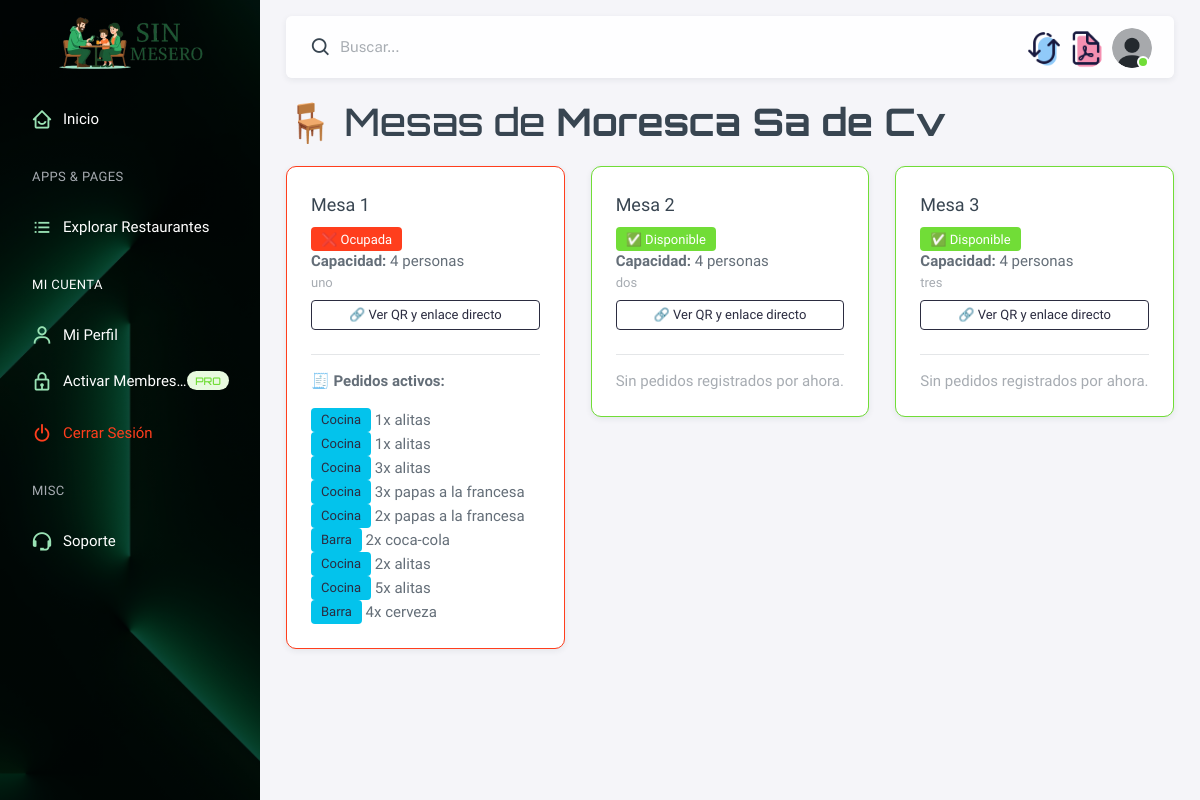
The page /restaurantes/socio/restaurante/1/mesas/ (signed in) on the database as committed earlier.
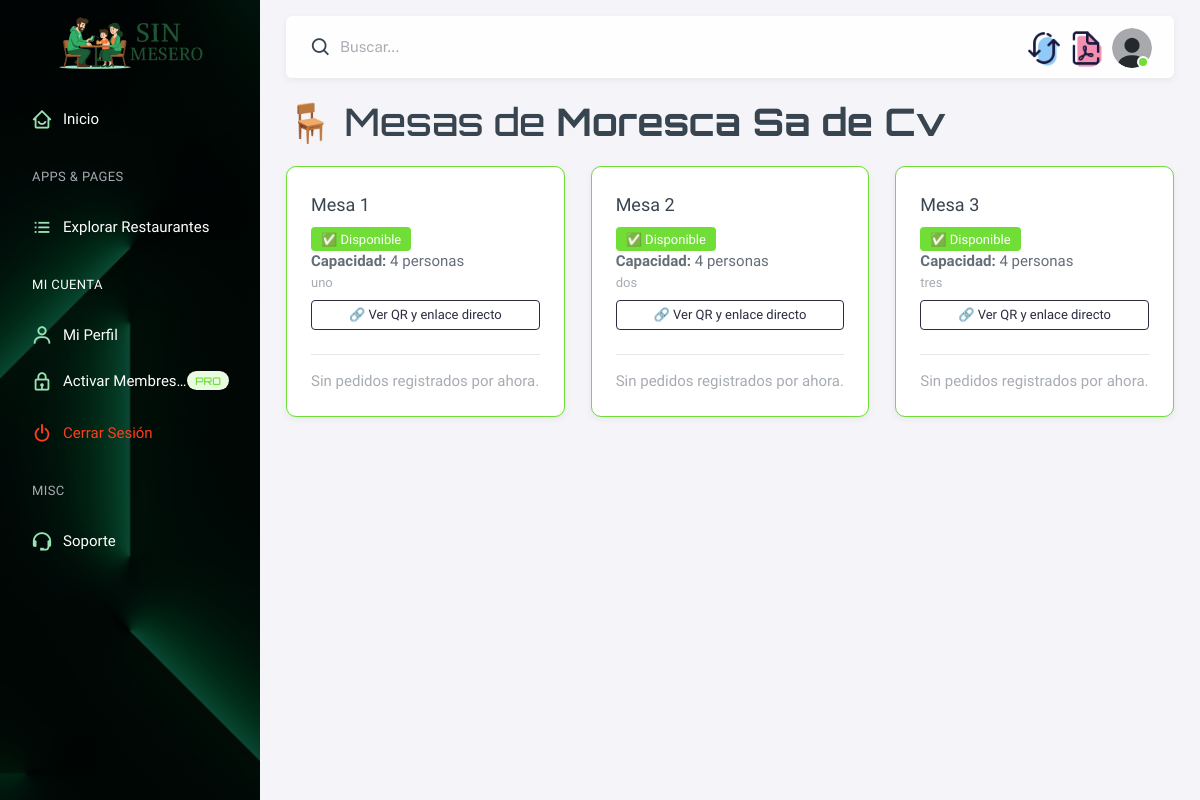
The same page on the database as committed later.
### restaurantes/models.py (models this page shows, shortened)
class Mesa(models.Model):
    id = models.AutoField(primary_key=True)
    restaurante = models.ForeignKey(Restaurante, on_delete=models.CASCADE, related_name='mesas')
    numero_mesa = models.PositiveIntegerField()
    disponibilidad = models.BooleanField(default=True)  # Indica si la mesa está disponible
    capacidad = models.PositiveIntegerField(default=4, blank=True, null=True)  # Capacidad máxima de la mesa
    descripcion = models.CharField(max_length=255, blank=True, null=True)  # Descripción de la mesa
    class Meta:
        unique_together = ('restaurante', 'numero_mesa')  # Asegura que el mismo número de mesa no se repita en el mismo restaurante

class Pedido(models.Model):
    id = models.AutoField(primary_key=True)
    restaurante = models.ForeignKey(Restaurante, on_delete=models.CASCADE)
    mesa = models.ForeignKey(Mesa, on_delete=models.CASCADE)
    tipo = models.CharField(max_length=50, choices=[('barra', 'Barra'), ('cocina', 'Cocina')])
    estado = models.CharField(max_length=50, choices=[('pendiente', 'Pendiente'), ('en_proceso', 'En Proceso'), ('completado', 'Completado')], default='pendiente')
    platillo = models.ForeignKey(Platillo, null=True, blank=True, on_delete=models.SET_NULL)
    bebida = models.ForeignKey(Bebida, null=True, blank=True, on_delete=models.SET_NULL)
    cantidad = models.PositiveIntegerField(default=1)
    timestamp = models.DateTimeField(auto_now_add=True)

class Platillo(models.Model):
    id = models.AutoField(primary_key=True)
    restaurante = models.ForeignKey(Restaurante, on_delete=models.CASCADE, related_name='platillos')
    nombre = models.CharField(max_length=255)
    descripcion = models.TextField(blank=True, null=True)
    precio = models.DecimalField(max_digits=10, decimal_places=2, blank=True, null=True)
    disponible = models.BooleanField(default=True)  # Indica si el platillo está disponible
    def __str__(self):
        return self.nombre

class Bebida(models.Model):
    id = models.AutoField(primary_key=True)
    restaurante = models.ForeignKey(Restaurante, on_delete=models.CASCADE, related_name='bebidas')
    nombre = models.CharField(max_length=255)
    descripcion = models.TextField(blank=True, null=True)
    precio = models.DecimalField(max_digits=10, decimal_places=2, blank=True, null=True)
    disponible = models.BooleanField(default=True)  # Indica si la bebida está disponible
    def __str__(self):
        return self.nombre

### restaurantes/views.py (the view)
# urls.py: path('socio/restaurante/<int:restaurante_id>/mesas/', views.mesas_restaurante, name='mesas_restaurante'),
@login_required
def mesas_restaurante(request, restaurante_id):
    restaurante = get_object_or_404(Restaurante, id=restaurante_id, socio=request.user.perfil)
    mesas = Mesa.objects.filter(restaurante=restaurante).order_by('numero_mesa')
    pedidos_por_mesa = {
        mesa.id: Pedido.objects.filter(mesa=mesa, estado__in=['pendiente', 'en_proceso'])
        for mesa in mesas
    }
    return render(request, 'restaurantes/mesas_restaurante.html', {
        'restaurante': restaurante,
        'mesas': mesas,
        'pedidos_por_mesa': pedidos_por_mesa
    })

### restaurantes/templatetags/custom_tags.py (called while the page is built)
@register.filter
def get_item(dictionary, key):
    return dictionary.get(key)

### usuarios/models.py (called while the page is built)
    def membresia_activa(self):
        if self.fecha_expiracion and timezone.now() > self.fecha_expiracion:
            return False
        return self.es_socio

### restaurantes/templates/restaurantes/mesas_restaurante.html (shortened to what this page needs)
{% extends 'base.html' %}
{% block content %}
{% load custom_tags %}
<div class="container py-4">
    <h2 class="mb-4 fuente-2">🪑 Mesas de <strong>{{ restaurante.nombre }}</strong></h2>
    <div class="row">
        {% for mesa in mesas %}
            <div class="col-md-4 mb-4">
                <div class="card shadow-sm rounded-4 border border-{% if mesa.disponibilidad %}success{% else %}danger{% endif %}">
                    <div class="card-body">
                        <h5 class="card-title fuente">Mesa {{ mesa.numero_mesa }}</h5>
                        <p class="mb-2 fuente">
                            <span class="badge bg-{% if mesa.disponibilidad %}success{% else %}danger{% endif %}">
                                {% if mesa.disponibilidad %}✅ Disponible{% else %}❌ Ocupada{% endif %}
                            </span>
                            <br>
                            <strong>Capacidad:</strong> {{ mesa.capacidad|default:"No especificada" }} personas<br>
                            {% if mesa.descripcion %}
                                <small class="text-muted fuente">{{ mesa.descripcion }}</small><br>
                            {% endif %}
                        </p>
                        <button class="btn btn-outline-dark btn-sm w-100 mb-2 fuente" data-bs-toggle="modal" data-bs-target="#modalQR{{ mesa.id }}">
                            🔗 Ver QR y enlace directo
                        </button>
                        <hr>
                        {% if pedidos_por_mesa|get_item:mesa.id %}
                            <p class="fw-semibold fuente">🧾 Pedidos activos:</p>
                            <ul class="list-unstyled mb-0 fuente">
                                {% for p in pedidos_por_mesa|get_item:mesa.id %}
                                    <li>
                                        <span class="badge bg-info text-dark">{{ p.tipo|capfirst }}</span>
                                        {{ p.cantidad }}x {{ p.platillo|default:p.bebida }}
                                    </li>
                                {% endfor %}
                            </ul>
                        {% else %}
                            <p class="text-muted mb-0 fuente">Sin pedidos registrados por ahora.</p>
                        {% endif %}
                    </div>
                </div>
            </div>
        {% endfor %}
    </div>
</div>
{% endblock %}

Rows that differ between the two databases and show on the page:
removed Pedido: tipo "Cocina", cantidad "1", platillo "alitas", shown under Mesa "uno"
removed Pedido: tipo "Cocina", cantidad "1", platillo "alitas", shown under Mesa "uno"
removed Pedido: tipo "Cocina", cantidad "3", platillo "alitas", shown under Mesa "uno"
removed Pedido: tipo "Cocina", cantidad "3", platillo "papas a la francesa", shown under Mesa "uno"
removed Pedido: tipo "Cocina", cantidad "2", platillo "papas a la francesa", shown under Mesa "uno"
removed Pedido: tipo "Barra", cantidad "2", platillo "coca-cola", shown under Mesa "uno"
removed Pedido: tipo "Cocina", cantidad "2", platillo "alitas", shown under Mesa "uno"
removed Pedido: tipo "Cocina", cantidad "5", platillo "alitas", shown under Mesa "uno"
removed Pedido: tipo "Barra", cantidad "4", platillo "cerveza", shown under Mesa "uno"
changed Mesa "uno": disponibilidad "❌ Ocupada 🧾 Pedidos activos:" → "✅ Disponible Sin pedidos registrados por ahora."
